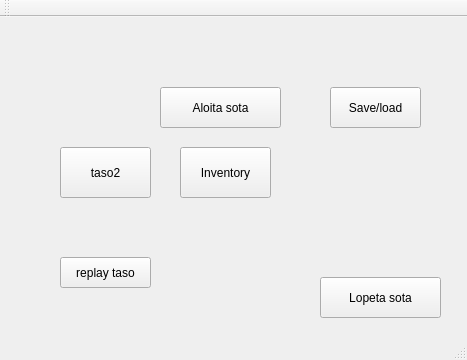
<?xml version="1.0" encoding="UTF-8"?>
<ui version="4.0">
 <class>MainWindow</class>
 <widget class="QMainWindow" name="MainWindow">
  <property name="geometry">
   <rect>
    <x>0</x>
    <y>0</y>
    <width>467</width>
    <height>360</height>
   </rect>
  </property>
  <property name="windowTitle">
   <string>MainWindow</string>
  </property>
  <widget class="QWidget" name="centralWidget">
   <widget class="QPushButton" name="Aloita_btn">
    <property name="geometry">
     <rect>
      <x>160</x>
      <y>70</y>
      <width>121</width>
      <height>41</height>
     </rect>
    </property>
    <property name="text">
     <string>Aloita sota</string>
    </property>
   </widget>
   <widget class="QPushButton" name="pushButton_2">
    <property name="geometry">
     <rect>
      <x>320</x>
      <y>260</y>
      <width>121</width>
      <height>41</height>
     </rect>
    </property>
    <property name="text">
     <string>Lopeta sota</string>
    </property>
   </widget>
   <widget class="QPushButton" name="Taso_2_btn">
    <property name="geometry">
     <rect>
      <x>60</x>
      <y>130</y>
      <width>91</width>
      <height>51</height>
     </rect>
    </property>
    <property name="text">
     <string>taso2</string>
    </property>
   </widget>
   <widget class="QLabel" name="tekstiboksi">
    <property name="geometry">
     <rect>
      <x>150</x>
      <y>20</y>
      <width>151</width>
      <height>91</height>
     </rect>
    </property>
    <property name="contextMenuPolicy">
     <enum>Qt::DefaultContextMenu</enum>
    </property>
    <property name="text">
     <string>&lt;html&gt;&lt;head/&gt;&lt;body&gt;&lt;p align=&quot;center&quot;&gt;&lt;br/&gt;&lt;/p&gt;&lt;/body&gt;&lt;/html&gt;</string>
    </property>
    <property name="wordWrap">
     <bool>true</bool>
    </property>
   </widget>
   <widget class="QPushButton" name="inventory_btn">
    <property name="geometry">
     <rect>
      <x>180</x>
      <y>130</y>
      <width>91</width>
      <height>51</height>
     </rect>
    </property>
    <property name="text">
     <string>Inventory</string>
    </property>
   </widget>
   <widget class="QPushButton" name="replay_btn">
    <property name="geometry">
     <rect>
      <x>60</x>
      <y>240</y>
      <width>91</width>
      <height>31</height>
     </rect>
    </property>
    <property name="text">
     <string>replay taso</string>
    </property>
   </widget>
   <widget class="QPushButton" name="save_load_btn">
    <property name="geometry">
     <rect>
      <x>330</x>
      <y>70</y>
      <width>91</width>
      <height>41</height>
     </rect>
    </property>
    <property name="text">
     <string>Save/load</string>
    </property>
   </widget>
   <zorder>pushButton_2</zorder>
   <zorder>Taso_2_btn</zorder>
   <zorder>tekstiboksi</zorder>
   <zorder>inventory_btn</zorder>
   <zorder>Aloita_btn</zorder>
   <zorder>replay_btn</zorder>
   <zorder>save_load_btn</zorder>
  </widget>
  <widget class="QMenuBar" name="menuBar">
   <property name="geometry">
    <rect>
     <x>0</x>
     <y>0</y>
     <width>467</width>
     <height>21</height>
    </rect>
   </property>
  </widget>
  <widget class="QToolBar" name="mainToolBar">
   <attribute name="toolBarArea">
    <enum>TopToolBarArea</enum>
   </attribute>
   <attribute name="toolBarBreak">
    <bool>false</bool>
   </attribute>
  </widget>
  <widget class="QStatusBar" name="statusBar"/>
 </widget>
 <layoutdefault spacing="6" margin="11"/>
 <resources/>
 <connections/>
</ui>
